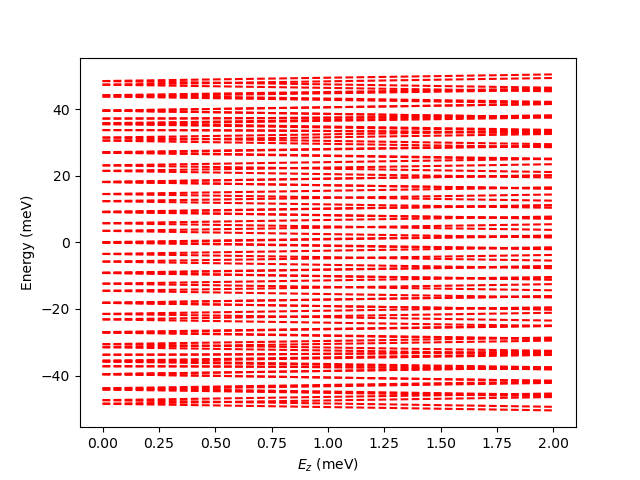

Python code for this plot:
import sys
import numpy as np
import matplotlib.pyplot as plt
import scipy.sparse as sparse
import scipy.linalg as LA
import scipy.sparse.linalg as spLA

import majoranaJJ.operators.sparse.qmsops as spop #sparse operators
import majoranaJJ.lattice.nbrs as nb #neighbor arrays
import majoranaJJ.lattice.shapes as shps #lattice shapes
import majoranaJJ.modules.plots as plots #plotting functions
from majoranaJJ.modules.gamfinder import gamfinder as gf
from majoranaJJ.modules.gamfinder import gamfinder_lowE as gfLE
from majoranaJJ.operators.potentials.barrier_leads import V_BL

#Defining System
Nx = 3 #Number of lattice sites along x-direction
Ny = 360 #Number of lattice sites along y-direction
ax = 50 #lattice spacing in x-direction: [A]
ay = 50 #lattice spacing in y-direction: [A]
Wj = 40 #Junction region
cutx = 0 #(Nx - 2*Sx) #width of nodule
cuty = 0 #0 #height of nodule

Junc_width = Wj*ay*.10 #nm
SC_width = ((Ny - Wj)*ay*.10)/2 #nm
Nod_widthx = cutx*ax*.1 #nm
Nod_widthy = cuty*ay*.1 #nm
print("Nodule Width in x-direction = ", Nod_widthx, "(nm)")
print("Nodule Width in y-direction = ", Nod_widthy, "(nm)")
print("Junction Width = ", Junc_width, "(nm)")
print("Supercondicting Lead Width = ", SC_width, "(nm)")

coor = shps.square(Nx, Ny) #square lattice
NN = nb.NN_sqr(coor)
NNb = nb.Bound_Arr(coor)
lat_size = coor.shape[0]
print("Lattice Size: ", lat_size)

Lx = (max(coor[:, 0]) - min(coor[:, 0]) + 1)*ax #Unit cell size in x-direction
Ly = (max(coor[:, 1]) - min(coor[:, 1]) + 1)*ay #Unit cell size in y-direction

##############################################################

#Defining Hamiltonian parameters
steps = 100

alpha = 200 #Spin-Orbit Coupling constant: [meV*A]
gx = 0.0001 #parallel to junction: [meV]
phi = np.pi #SC phase difference
delta = 1.0 #Superconducting Gap: [meV]
V0 = 0 #Amplitude of potential : [meV]
V = V_BL(coor, Wj = Wj, cutx=cutx, cuty=cuty, V0 = V0)
mu = np.linspace(0, 20, steps) #Chemical Potential: [meV], 20

##############################################################

#Energy plot vs Zeeman energy in x-direction

#seeing the junction layout
#D_test = spop.Delta(coor, Wj = Wj, delta = 1, cutx = cutx, cuty = cuty)
#plots.junction(coor, D_test)

MU = 79.2 #fixed mu value
k = 100 #number of perturbation energy eigs

H0 = spop.HBDG(coor, ax, ay, NN, NNb=NNb, Wj=Wj, cutx=cutx, cuty=cuty, V=V, mu=MU, alpha=alpha, delta=delta, phi=phi, qx=0.0001*(np.pi/Lx), periodicX=True)

eigs_0, vecs_0 = spLA.eigsh(H0, k=k, sigma = 0,  which='LM')
idx_sort = np.argsort(eigs_0)
print(eigs_0[idx_sort][int(k/2):])
#plots.state_cmap(coor, eigs_0, vecs_0, n=12, savenm='prob_density_nodule_n=12.png')
#plots.state_cmap(coor, eigs_0, vecs_0, n=13, savenm='prob_density_nodule_n=12.png')

vecs_0_hc = np.conjugate(np.transpose(vecs_0))

gx = np.linspace(0, 2, steps)
eig_arr = np.zeros((gx.shape[0], k))
eig_arr_NB = np.zeros((gx.shape[0], k))

H_G0 =  spop.HBDG(coor, ax, ay, NN, NNb = NNb, Wj = Wj, cutx = cutx, cuty = cuty, V = V, mu = MU, gammax = 0, alpha = alpha, delta = delta, phi = phi, qx = 0, periodicX = True)

H_G1 = spop.HBDG(coor, ax, ay, NN, NNb = NNb, Wj = Wj, cutx = cutx, cuty = cuty, V = V, mu = MU, gammax = 1, alpha = alpha, delta = delta, phi = phi, qx = 0, periodicX = True)

HG = H_G1 - H_G0

for i in range(gx.shape[0]):
    print(gx.shape[0] - i, gx[i])

    H = H_G0 + gx[i]*HG
    eigs, vecs = spLA.eigsh(H, k=k, sigma=0, which='LM')

    H_DB = np.dot(vecs_0_hc, H.dot(vecs_0)) # H' = U^dagger H U
    eigs_DB, U_DB = LA.eigh(H_DB)

    idx_sort = np.argsort(eigs)
    eigs = eigs[idx_sort]
    eig_arr[i, :] = eigs

    idx_sort = np.argsort(eigs_DB)
    eigs_DB = eigs_DB[idx_sort]
    eig_arr_NB[i, :] = eigs_DB

for i in range(k):
   plt.plot(gx, eig_arr[:, i], c = 'b')
   plt.plot(gx, eig_arr_NB[:, i], c = 'r', ls = 'dashed')

plt.xlabel(r'$E_z$ (meV)')
plt.ylabel("Energy (meV)")
plt.savefig("EvsGamx.png")
plt.show()
